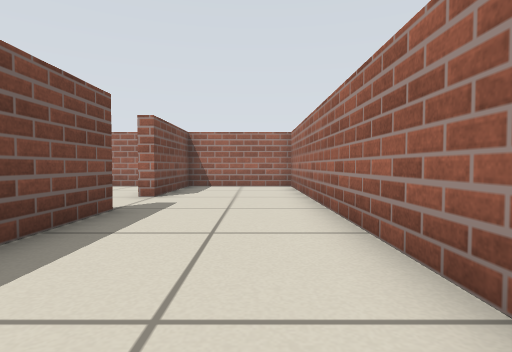
[1] (above)

16 first-person views from a walk through a world built for the Player/Stage simulator. The camera is 0.39 m above the floor, tilts 2° down and sees 80° across. Floor lines are 1 m apart. The floor is counted in squares, 0.5 m on a side. Each view is taken from the middle of a square. On the plan, view 1 faces up. The plan holds only what a view shows up to about 10 squares ahead; the rest is blank. Robots are left out.

[2]
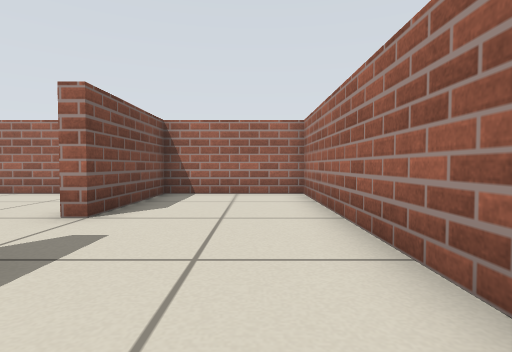

[3]
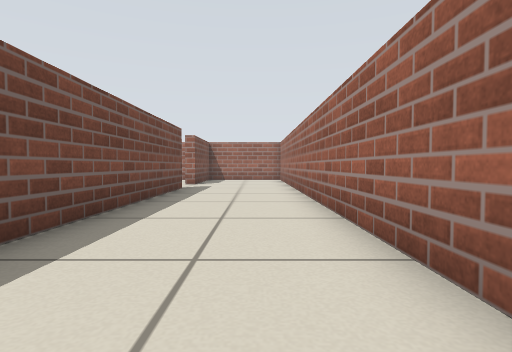

[4]
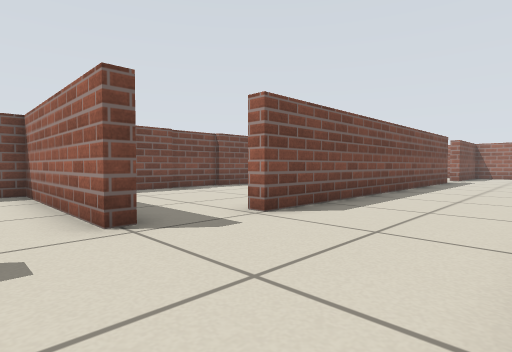

[5]
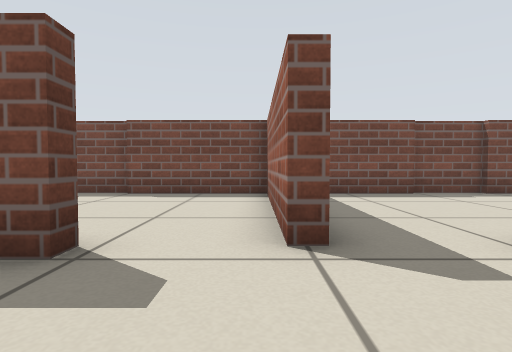

[6]
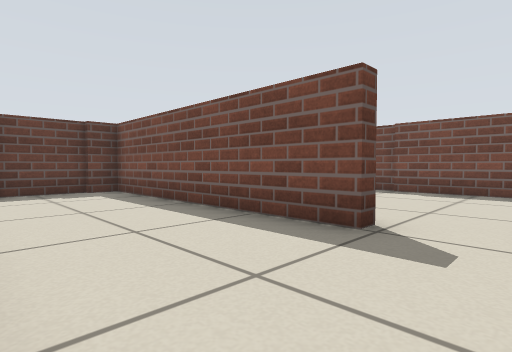

[7]
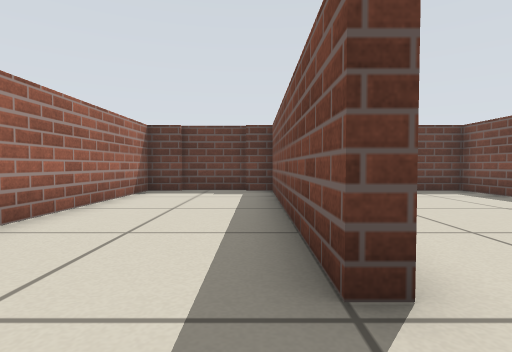

[8]
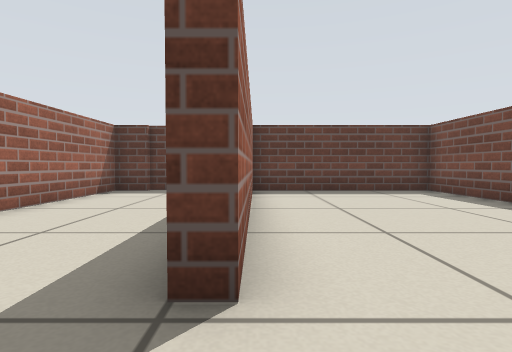

[9]
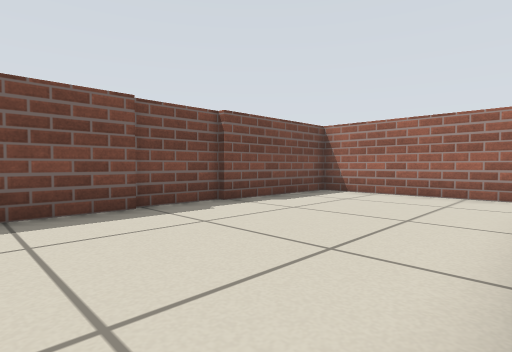

[10]
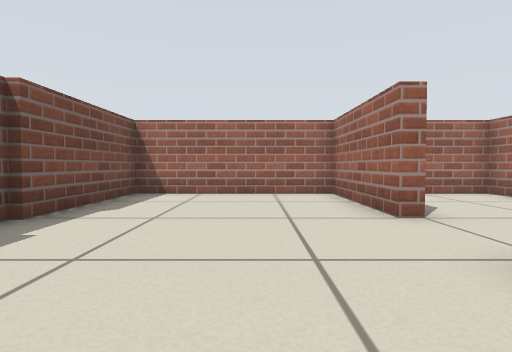

[11]
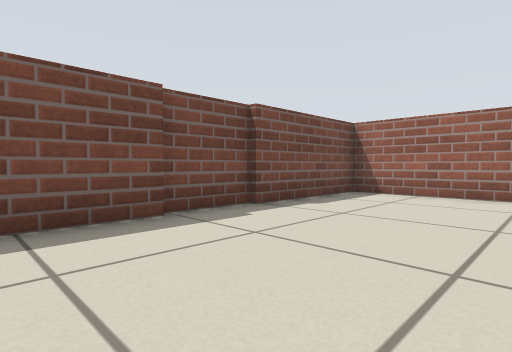

[12]
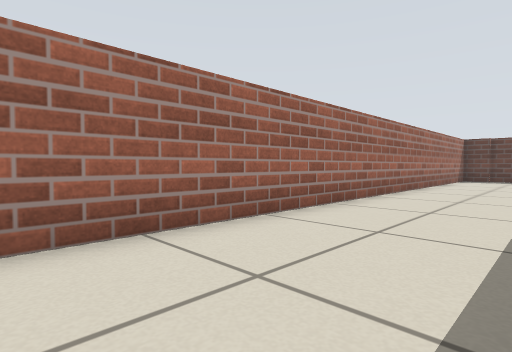

[13]
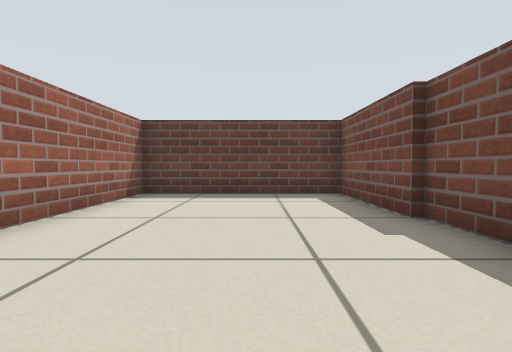

[14]
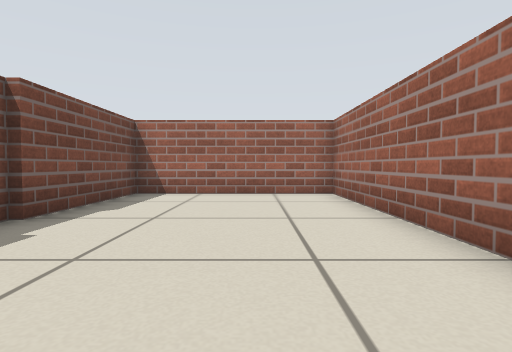

[15]
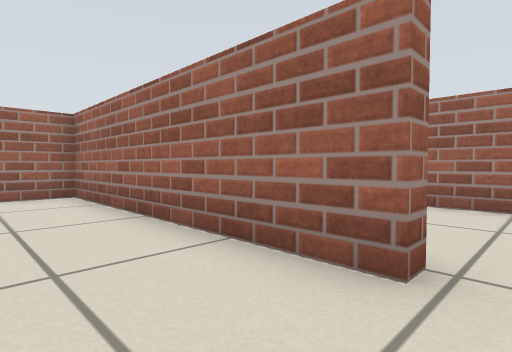

[16]
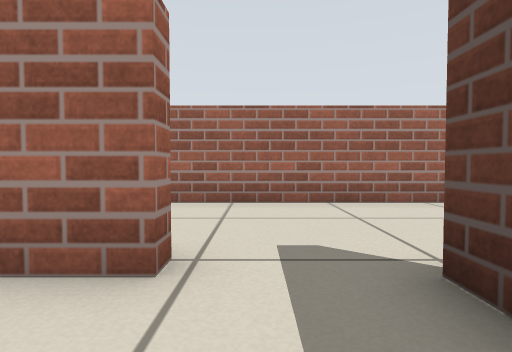

### Floor plan
Points are (right, up) in squares from view 1. A wall is a line through its corners. A room is listed if a view was taken in it or the views show most of it. See-through windows are left out.
Room 1 (views 1, 2, 3, 4, 5, 6, 7, 8, 9, 12)
walls: (-3.5, -8.3) (-2.9, -8.3) (-2.9, -8.7); (-2.9, -10.7) (-2.5, -10.7) (-2.5, -18.3) (-1.6, -18.3); (-2.5, 5.4) (-2.5, -6.3) (-2.9, -6.3); (0.2, -18.3) (1.3, -18.3) (1.3, 11.3) (-2.5, 11.3) (-2.5, 7.5) (-2.9, 7.5); (-1.8, -18.5) (0.4, -18.5)
ways out: opening at (-3, 6.5) to room 2; opening at (-3, -9.5) to room 3; opening at (-3, -7) to room 4
Room 2 (views 10, 11)
walls: (-8.5, 7.4) (-8.5, 5.4); (-8.3, 5.4) (-8.3, 3.2); (-2.9, 7.5) (-2.9, 11.3) (-8.3, 11.3) (-8.3, 7.2)
ways out: opening at (-3, 6.5) to room 1
Room 3 (view 13)
walls: (-8.5, -12.5) (-8.5, -14.5); (-8.3, -14.5) (-8.3, -18.3) (-2.9, -18.3) (-2.9, -10.7); (-2.9, -8.7) (-8.3, -8.7) (-8.3, -12.5)
ways out: opening at (-3, -9.5) to room 1
Room 4 (views 14, 15, 16)
walls: (-8.5, -2.6) (-8.5, -4.6); (-8.3, -4.6) (-8.3, -7); (-2.9, -6.3) (-2.9, 1.3) (-8.3, 1.3) (-8.3, -2.8)
ways out: opening at (-3, -7) to room 1

Where each view was taken, in squares from view 1:
view 1: 0 up, 0 right, facing up
view 2: 3 up, 0 right, facing up
view 3: 5 down, 0 right, facing up
view 4: 10 down, 1 right, facing up-left
view 5: 9 down, 0 right, facing left
view 6: 9 down, 1 right, facing down-left
view 7: 9 down, 2 left, facing down
view 8: 9 down, 3 left, facing down
view 9: 7 down, 3 left, facing up-left
view 10: 3 up, 5 left, facing up
view 11: 3 up, 4 left, facing up-left
view 12: 1 down, 2 left, facing down-right
view 13: 10 down, 6 left, facing down
view 14: 7 down, 5 left, facing up
view 15: 7 down, 5 left, facing up-right
view 16: 7 down, 5 left, facing right
